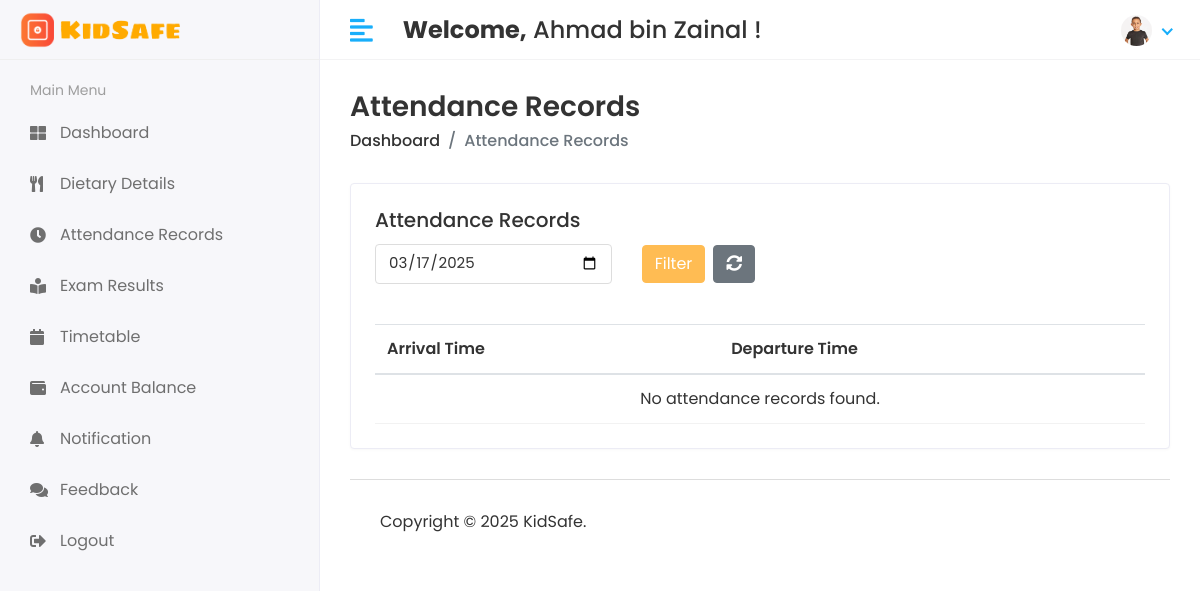
/student/attendance/ (signed in), run on an earlier commit of the app's database.
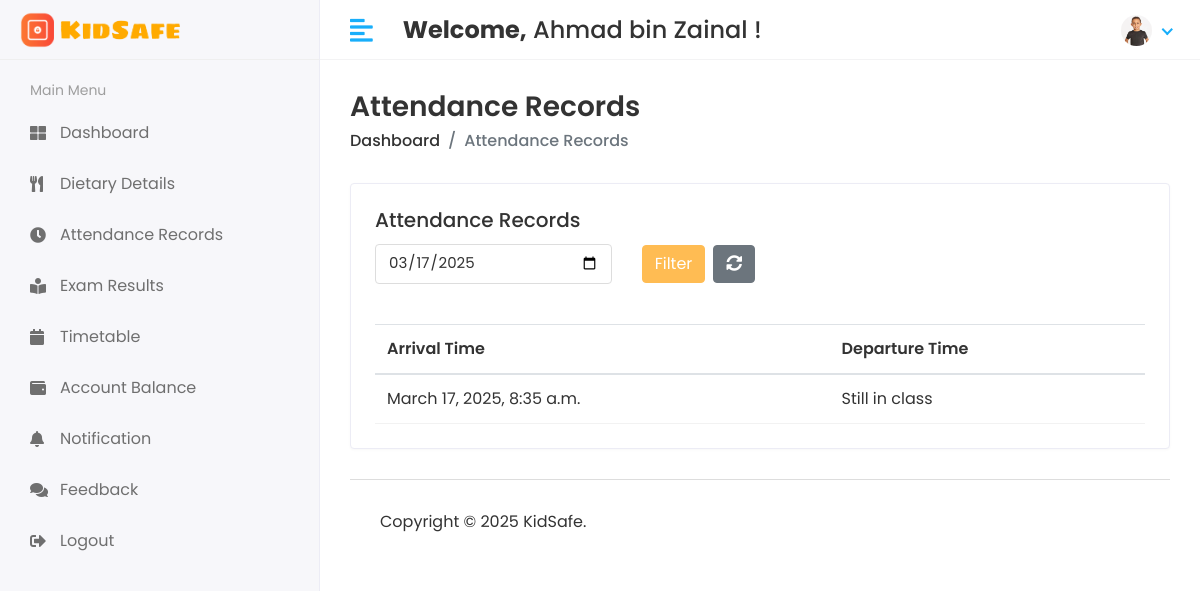
And on a later commit of the database.
### kidsafe_app/models.py (models this page shows, shortened)
class Attendance(models.Model):
    student = models.ForeignKey(Student, on_delete=models.CASCADE)
    arrival_time = models.DateTimeField(auto_now_add=True)
    departure_time = models.DateTimeField(null=True, blank=True)

### kidsafe_project/student_views.py (the view)
# urls.py: path('student/attendance/', student_views.student_attendance, name='student_attendance'),
@login_required(login_url='/')
def student_attendance(request):
    student = request.user.student
    date_filter = request.GET.get('date', '')
    attendance_records = Attendance.objects.filter(student=student).order_by('-arrival_time')
    if date_filter:
        try:
            filter_date = datetime.strptime(date_filter, '%Y-%m-%d').date()
            attendance_records = attendance_records.filter(arrival_time__date=filter_date)
        except ValueError:
            pass
    else:
        today = timezone.localdate()  # Use localdate() to get the current date in the server's timezone
        attendance_records = attendance_records.filter(arrival_time__date=today)
        date_filter = today.isoformat()  # Set the default date to today
    context = {
        'attendance_records': attendance_records,
        'selected_date': date_filter,  # Pass the selected date to the template
    }
    return render(request, 'student/student_attendance.html', context)

### templates/student/student_attendance.html (shortened to what this page needs)
{% extends 'base.html' %}
{% block content %}
<div class="page-header">
    <div class="row align-items-center">
        <div class="col">
            <h3 class="page-title">Attendance Records</h3>
            <ul class="breadcrumb">
                <li class="breadcrumb-item"><a href="{% url 'student_home' %}">Dashboard</a></li>
                <li class="breadcrumb-item active">Attendance Records</li>
            </ul>
        </div>
    </div>
</div>
<div class="row">
    <div class="col-sm-12">
        <div class="card">
            <div class="card-body">
                <h5 class="card-title">Attendance Records</h5>
                <form method="GET" action="{% url 'student_attendance' %}" class="mb-3">
                    <div class="row">
                        <div class="col-8 col-md-4">
                            <input type="date" name="date" class="form-control" value="{{ selected_date }}">
                        </div>
                        <div class="col-4 col-md-4 d-flex align-items-center">
                            <button class="btn btn-primary" type="submit">Filter</button>
                            <button class="btn btn-secondary ml-2" type="button" id="refresh-button">
                                <i class="fas fa-sync-alt"></i>
                            </button>
                        </div>
                    </div>
                </form>
                <br>
                <table class="table table-hover">
                    <thead>
                        <tr>
                            <th>Arrival Time</th>
                            <th>Departure Time</th>
                        </tr>
                    </thead>
                    <tbody>
                        {% for record in attendance_records %}
                        <tr>
                            <td>{{ record.arrival_time }}</td>
                            <td>{{ record.departure_time|default:"Still in class" }}</td>
                        </tr>
                        {% empty %}
                        <tr>
                            <td colspan="2" class="text-center">No attendance records found.</td>
                        </tr>
                        {% endfor %}
                    </tbody>
                </table>
            </div>
        </div>
    </div>
</div>
{% endblock %}

What changed in the data, as far as the page shows it:
added Attendance: arrival_time "March 17, 2025, 8:35 a.m.", departure_time "Still in class"
Also different on the page:
text no longer shown: "No attendance records found."
